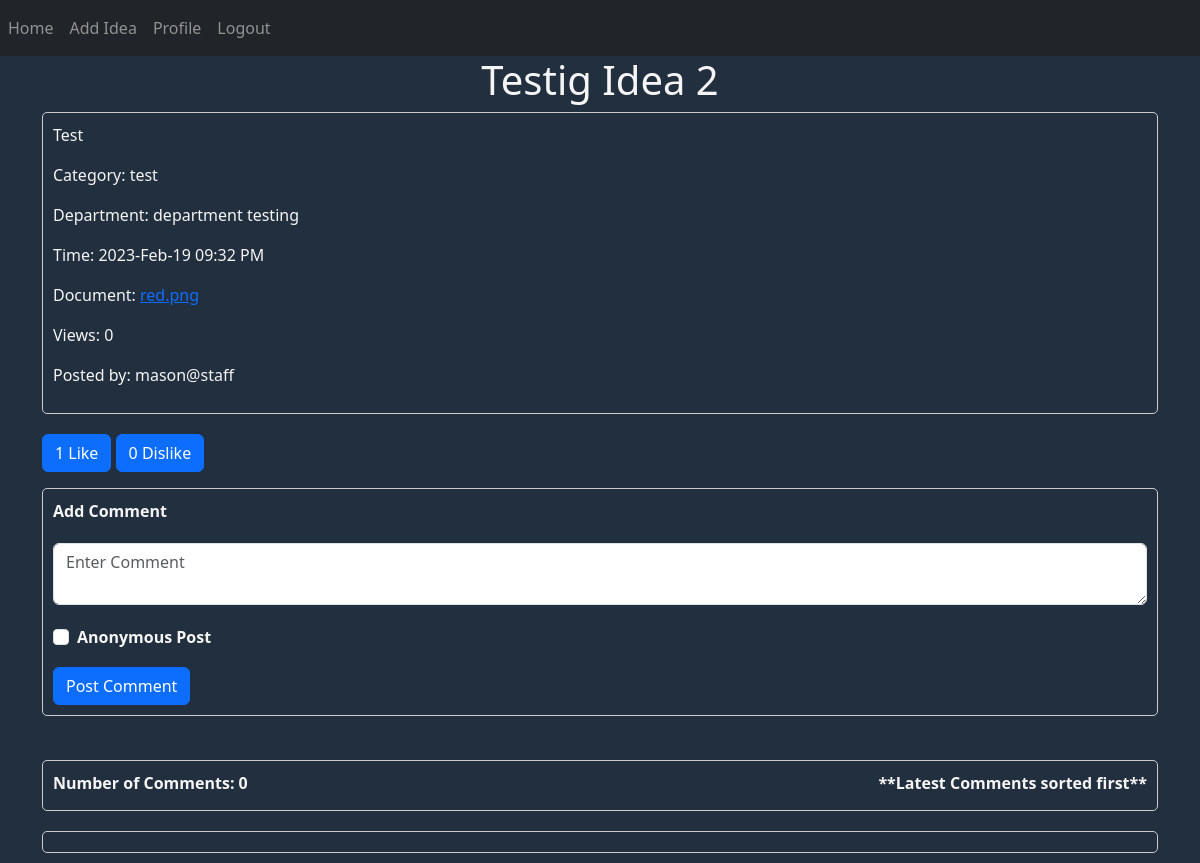
Before: /idea/27 (signed in) with the older database file.
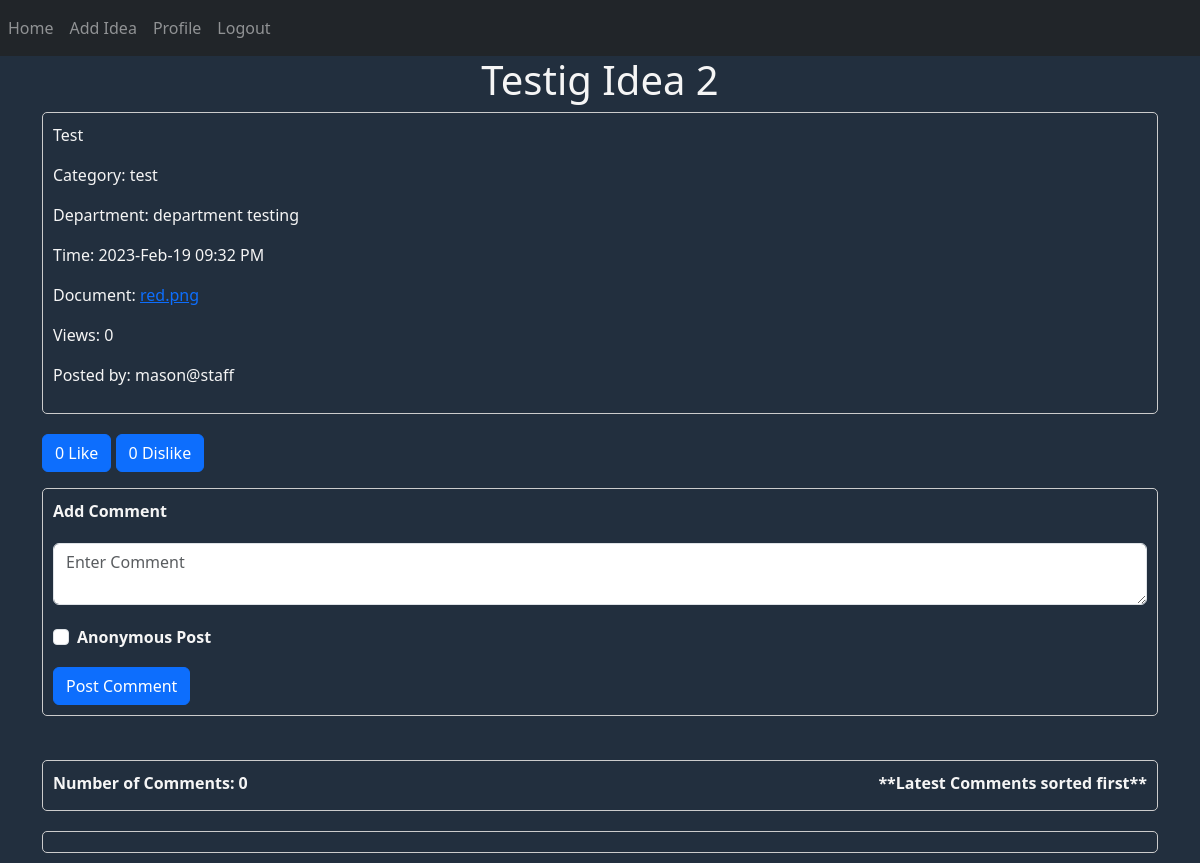
After: the same page with the newer database file.
### website/models.py (models this page shows)
class Ideas(db.Model, UserMixin):
    id = db.Column(db.Integer, primary_key=True)
    staff_id = db.Column(db.Integer, db.ForeignKey('staff.id'))
    staff = db.relationship('Staff', backref='ideas')
    title = db.Column(db.String(150))
    category = db.Column(db.Integer, db.ForeignKey('category.id'))
    time = db.Column(db.DateTime(timezone=True), default=func.now())
    description = db.Column(db.String(1000))
    document = db.Column(db.String(150), nullable=False)
    anon = db.Column(Boolean, default=False)
    like = db.Column(db.Integer)
    dislike = db.Column(db.Integer)
    view_count = db.Column(db.Integer)
    comment_count = db.Column(db.Integer)
    comment = db.relationship('Comments')
    like_dislike_count = db.relationship('Like')

class Category(db.Model, UserMixin):
    id = db.Column(db.Integer, primary_key=True)
    name = db.Column(db.String(150))

### website/auth.py (the view, shortened to what this page needs)
@auth.route('/idea/<int:idea_id>', methods=['GET', 'POST'])
@login_required
def idea_detail(idea_id):
    idea = Ideas.query.get(idea_id)
    categories = Category.query.all()
    departments = Department.query.all()
    category_list = {}
    department_list = {}
    for cat in categories:
        category_list[cat.id] = cat.name
    for dep in departments:
        department_list[dep.id] = dep.name
    comments = Comments.query.filter_by(idea_id=idea_id).order_by(Comments.time.desc()).all()
    for comment in comments:
        comment.staff = Staff.query.get(comment.staff_id)
    return render_template("view_idea.html", comments=comments, user=current_user, idea=idea,categories=category_list, departments=department_list)

### website/__init__.py (called while the page is built)
def create_app():
    app = Flask(__name__)
    app.config['SECRET_KEY'] = 'hjshjhdjah kjshkjdhjs'
    app.config['SQLALCHEMY_DATABASE_URI'] = f'sqlite:///{DB_NAME}'
    app.config['UPLOAD_FOLDER'] = "static/uploads/"
    db.init_app(app)
    from .views import views
    from .auth import auth
    app.register_blueprint(views, url_prefix='/')
    app.register_blueprint(auth, url_prefix='/')
    from .models import Staff, Department, Comments, Category, Notifications, Admin, Ideas, Like, Settings
    with app.app_context():
        db.create_all()
    login_manager = LoginManager()
    login_manager.login_view = 'auth.login'
    login_manager.init_app(app)
    @login_manager.user_loader
    def load_user(id):
        return Staff.query.get(int(id))
    return app

### website/templates/view_idea.html (shortened to what this page needs)
{% extends "base.html" %}
{% block content %}
<h1 align="center">{{ idea.title }}</h1>
<link rel="stylesheet" href="/static/ideas.css"/>
    <form method="POST">
<div class="idea-box">
  <p>{{ idea.description }}</p>
  <p>Category: {{ categories[idea.category] }}</p>
  <p>Department: {{ departments[idea.staff.department] }}</p>
  <p>Time: {{ idea.time.strftime('%Y-%b-%d %I:%M %p') }}</p>
  <p>Document: <a href="/static/uploads/{{idea.document}}">{{ idea.document }}</a></p>
  <p>Views: {{ idea.view_count }}</p>
  <p>Posted by: {% if idea.anon %}Anonymous{% else %}{{ idea.staff.name }}{% endif %}</p>
</div>
      <p>
        <button type="submit" class="btn btn-primary like-button">
        {{ idea.like }} Like
        </button>
        <button type="button" class="btn btn-primary dislike-button" data-idea-id="{{ idea.id }}" id="dislike-btn-{{ idea.id }}">
          {{ idea.dislike }} Dislike
        </button>
      </p>
      <div class="idea-box">
          <div class="form-group">
                    <label for="comment">Add Comment</label>
                    <textarea type="comment" class="form-control" id="comment" name="comment"
                        placeholder="Enter Comment"></textarea>
          </div>
          <div class="form-check">
                        <input class="form-check-input" type="checkbox" id="anon" name="anon">
                        <label class="form-check-label" for="anon">Anonymous Post</label>
          </div>
          <button type="submit" class="btn btn-primary mt-3">Post Comment</button>
      </div>
    </form>
<br>
<form method="POST">
    <div class="idea-box">
        <div class="comment-count">
            <span style="display: inline-block">
                <label>Number of Comments: {{ idea.comment_count }}</label>
            </span>
            <span style="display: inline-block; float: right">
                <label>**Latest Comments sorted first**</label>
            </span>
        </div>
    </div>
    <div class="comment-box">
    </div>
</form>
{% endblock %}

Changed rows visible on the page:
changed Ideas "Testig Idea 2": like "1" → "0"
